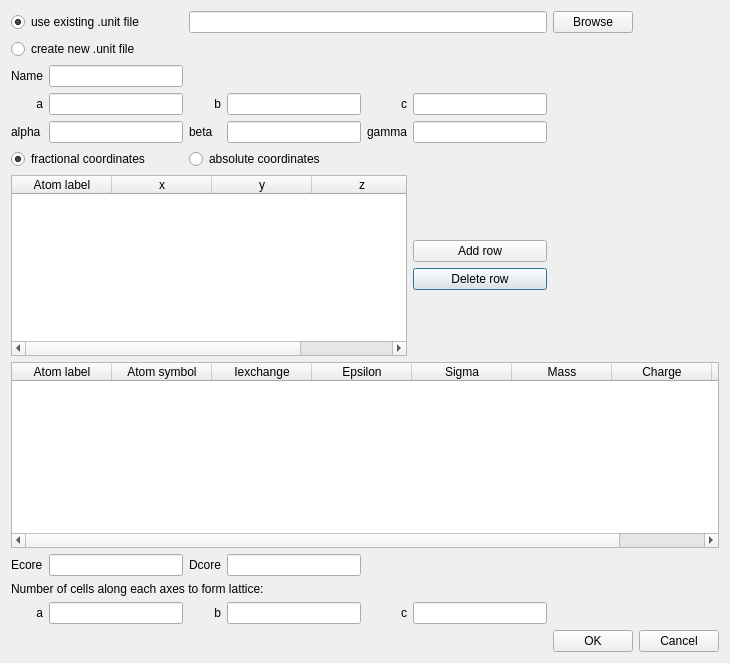
<?xml version="1.0" encoding="UTF-8"?>
<ui version="4.0">
 <class>makeLatticeDialog</class>
 <widget class="QDialog" name="makeLatticeDialog">
  <property name="geometry">
   <rect>
    <x>0</x>
    <y>0</y>
    <width>730</width>
    <height>663</height>
   </rect>
  </property>
  <property name="windowTitle">
   <string>Dialog</string>
  </property>
  <layout class="QHBoxLayout" name="horizontalLayout">
   <item>
    <layout class="QGridLayout" name="gridLayout">
     <item row="12" column="0" colspan="4">
      <widget class="QLabel" name="label">
       <property name="text">
        <string>Number of cells along each axes to form lattice:</string>
       </property>
      </widget>
     </item>
     <item row="3" column="3">
      <widget class="QLineEdit" name="bLineEdit"/>
     </item>
     <item row="13" column="5">
      <widget class="QLineEdit" name="cLattLineEdit"/>
     </item>
     <item row="13" column="4">
      <widget class="QLabel" name="label_4">
       <property name="text">
        <string>c</string>
       </property>
       <property name="alignment">
        <set>Qt::AlignRight|Qt::AlignTrailing|Qt::AlignVCenter</set>
       </property>
      </widget>
     </item>
     <item row="3" column="5">
      <widget class="QLineEdit" name="cLineEdit"/>
     </item>
     <item row="5" column="2" colspan="2">
      <widget class="QRadioButton" name="absRadioButton">
       <property name="text">
        <string>absolute coordinates</string>
       </property>
       <attribute name="buttonGroup">
        <string notr="true">buttonGroup_2</string>
       </attribute>
      </widget>
     </item>
     <item row="4" column="0">
      <widget class="QLabel" name="label_9">
       <property name="text">
        <string>alpha</string>
       </property>
      </widget>
     </item>
     <item row="3" column="1">
      <widget class="QLineEdit" name="aLineEdit"/>
     </item>
     <item row="8" column="5">
      <widget class="QPushButton" name="deleteRowButton">
       <property name="text">
        <string>Delete row</string>
       </property>
      </widget>
     </item>
     <item row="1" column="0" colspan="2">
      <widget class="QRadioButton" name="createRadioButton">
       <property name="text">
        <string>create new .unit file</string>
       </property>
       <attribute name="buttonGroup">
        <string notr="true">buttonGroup</string>
       </attribute>
      </widget>
     </item>
     <item row="6" column="0" rowspan="4" colspan="5">
      <widget class="QTableWidget" name="coordTable">
       <column>
        <property name="text">
         <string>Atom label</string>
        </property>
       </column>
       <column>
        <property name="text">
         <string>x</string>
        </property>
       </column>
       <column>
        <property name="text">
         <string>y</string>
        </property>
       </column>
       <column>
        <property name="text">
         <string>z</string>
        </property>
       </column>
      </widget>
     </item>
     <item row="11" column="0">
      <widget class="QLabel" name="label_12">
       <property name="text">
        <string>Ecore</string>
       </property>
      </widget>
     </item>
     <item row="4" column="3">
      <widget class="QLineEdit" name="beLineEdit"/>
     </item>
     <item row="13" column="0">
      <widget class="QLabel" name="label_2">
       <property name="text">
        <string>a</string>
       </property>
       <property name="alignment">
        <set>Qt::AlignRight|Qt::AlignTrailing|Qt::AlignVCenter</set>
       </property>
      </widget>
     </item>
     <item row="13" column="1">
      <widget class="QLineEdit" name="aLattLineEdit"/>
     </item>
     <item row="4" column="1">
      <widget class="QLineEdit" name="alLineEdit"/>
     </item>
     <item row="2" column="0">
      <widget class="QLabel" name="label_5">
       <property name="text">
        <string>Name</string>
       </property>
      </widget>
     </item>
     <item row="0" column="0" colspan="2">
      <widget class="QRadioButton" name="existingRadioButton">
       <property name="text">
        <string>use existing .unit file</string>
       </property>
       <property name="checked">
        <bool>true</bool>
       </property>
       <attribute name="buttonGroup">
        <string notr="true">buttonGroup</string>
       </attribute>
      </widget>
     </item>
     <item row="4" column="4">
      <widget class="QLabel" name="label_11">
       <property name="text">
        <string>gamma</string>
       </property>
      </widget>
     </item>
     <item row="0" column="2" colspan="4">
      <widget class="QLineEdit" name="unitFileLineEdit"/>
     </item>
     <item row="5" column="0" colspan="2">
      <widget class="QRadioButton" name="fracRadioButton">
       <property name="text">
        <string>fractional coordinates</string>
       </property>
       <property name="checked">
        <bool>true</bool>
       </property>
       <attribute name="buttonGroup">
        <string notr="true">buttonGroup_2</string>
       </attribute>
      </widget>
     </item>
     <item row="4" column="2">
      <widget class="QLabel" name="label_10">
       <property name="text">
        <string>beta</string>
       </property>
      </widget>
     </item>
     <item row="14" column="7">
      <widget class="QPushButton" name="cancelButton">
       <property name="text">
        <string>Cancel</string>
       </property>
      </widget>
     </item>
     <item row="14" column="6">
      <widget class="QPushButton" name="okButton">
       <property name="text">
        <string>OK</string>
       </property>
      </widget>
     </item>
     <item row="11" column="1">
      <widget class="QLineEdit" name="ecoreLineEdit"/>
     </item>
     <item row="0" column="6">
      <widget class="QPushButton" name="browseButton">
       <property name="text">
        <string>Browse</string>
       </property>
      </widget>
     </item>
     <item row="3" column="2">
      <widget class="QLabel" name="label_7">
       <property name="text">
        <string>b</string>
       </property>
       <property name="alignment">
        <set>Qt::AlignRight|Qt::AlignTrailing|Qt::AlignVCenter</set>
       </property>
      </widget>
     </item>
     <item row="14" column="0" colspan="6">
      <spacer name="horizontalSpacer">
       <property name="orientation">
        <enum>Qt::Horizontal</enum>
       </property>
       <property name="sizeHint" stdset="0">
        <size>
         <width>548</width>
         <height>20</height>
        </size>
       </property>
      </spacer>
     </item>
     <item row="11" column="2">
      <widget class="QLabel" name="label_13">
       <property name="text">
        <string>Dcore</string>
       </property>
      </widget>
     </item>
     <item row="13" column="2">
      <widget class="QLabel" name="label_3">
       <property name="text">
        <string>b</string>
       </property>
       <property name="alignment">
        <set>Qt::AlignRight|Qt::AlignTrailing|Qt::AlignVCenter</set>
       </property>
      </widget>
     </item>
     <item row="13" column="3">
      <widget class="QLineEdit" name="bLattLineEdit"/>
     </item>
     <item row="7" column="5">
      <widget class="QPushButton" name="addRowButton">
       <property name="text">
        <string>Add row</string>
       </property>
      </widget>
     </item>
     <item row="11" column="3">
      <widget class="QLineEdit" name="dcoreLineEdit"/>
     </item>
     <item row="3" column="0">
      <widget class="QLabel" name="label_6">
       <property name="text">
        <string>a</string>
       </property>
       <property name="alignment">
        <set>Qt::AlignRight|Qt::AlignTrailing|Qt::AlignVCenter</set>
       </property>
      </widget>
     </item>
     <item row="2" column="1">
      <widget class="QLineEdit" name="fileNameLineEdit"/>
     </item>
     <item row="3" column="4">
      <widget class="QLabel" name="label_8">
       <property name="text">
        <string>c</string>
       </property>
       <property name="alignment">
        <set>Qt::AlignRight|Qt::AlignTrailing|Qt::AlignVCenter</set>
       </property>
      </widget>
     </item>
     <item row="4" column="5">
      <widget class="QLineEdit" name="gaLineEdit"/>
     </item>
     <item row="10" column="0" colspan="8">
      <widget class="QTableWidget" name="paramTable">
       <column>
        <property name="text">
         <string>Atom label</string>
        </property>
       </column>
       <column>
        <property name="text">
         <string>Atom symbol</string>
        </property>
       </column>
       <column>
        <property name="text">
         <string>Iexchange</string>
        </property>
       </column>
       <column>
        <property name="text">
         <string>Epsilon</string>
        </property>
       </column>
       <column>
        <property name="text">
         <string>Sigma</string>
        </property>
       </column>
       <column>
        <property name="text">
         <string>Mass</string>
        </property>
       </column>
       <column>
        <property name="text">
         <string>Charge</string>
        </property>
       </column>
       <column>
        <property name="text">
         <string>Charge radius</string>
        </property>
       </column>
      </widget>
     </item>
    </layout>
   </item>
  </layout>
 </widget>
 <resources/>
 <connections/>
 <buttongroups>
  <buttongroup name="buttonGroup_2"/>
  <buttongroup name="buttonGroup"/>
 </buttongroups>
</ui>
